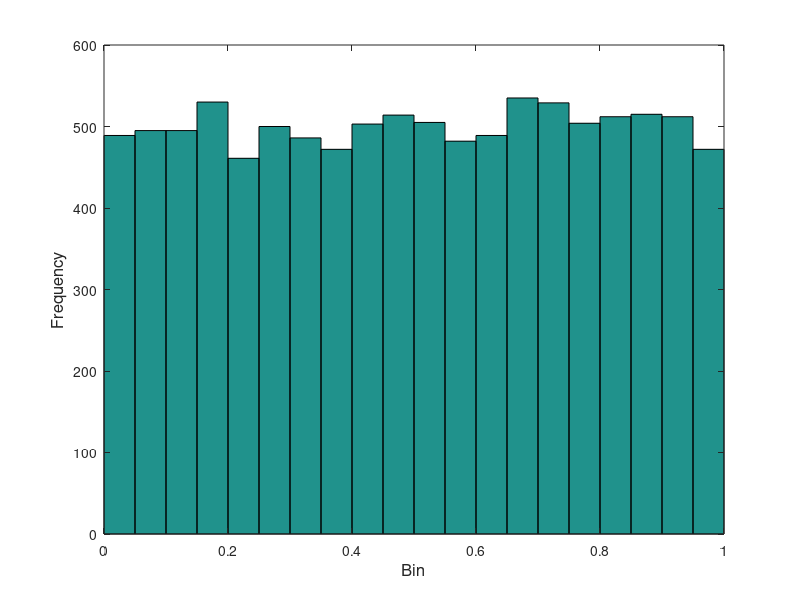

The MATLAB script that drew this image: (Note: this script raises an error after producing the figure.)
%Homework Assignment #1 For Computational Methods in Finance Class
%Problem #1
% A:Generate Uniformly Distributed Random Numbers using LGM Algorithm
n = 10000;%number asked for in the question
x = nan(n, 1);% pre allocating memory space for x's
u = nan(n, 1);% pre allocating memory space for u's
x(1) = 10; % seed/staring number for x's
m = 2^31 - 1;%standard m for LGM algorithm
b=0;%standard b for LGM algorithm
a= 7^5; % standard a in LGM algorithm
for i=1:n
x(i+1) = mod((a*x(i)),m);
%Generate U(i)
u(i)= x(i)/m;
end
j=20;%defining bins
figure(1)
hist(u,j);% drawing the histogram of u's
xlabel('Bin','Fontsize',12)
ylabel('Frequency','Fontsize',12)
Title('Histogram of Uniformly Generated Random Numbers Using LGM ALgorithm','Fontsize',12)
% B:Generate Uniformly Distributed Random Numbers using RAND of MATLAB
r=rand(10000,1);% RAND function
j=20;%defining bins
figure(2)
hist(r,j);% drawing histogram
xlabel('Bin','Fontsize',12)
ylabel('Frequency','Fontsize',12)
Title('Histogram of Uniformly Generated Random Numbers Using RAND Function','Fontsize',12)
% Compare the two distributions as generated above by Kolmogorov-Smirnoff
% Test
%Two Sample KS Test
[h,p,k]=kstest2(u,r);
% Plot CDFs of two above generated distributions
figure(3)
CDF1 = cdfplot(u);
hold on
CDF2 = cdfplot(r);
set(CDF1,'Color','r');
set(CDF2,'Color','b');
legend([CDF1 CDF2],'CDF1(Uniform-LGM)','CDF2(Uniform-RAND)','Location','SE')
Title('Comparison of Two Uniformly Distributed Random Numbers','Fontsize',12)
